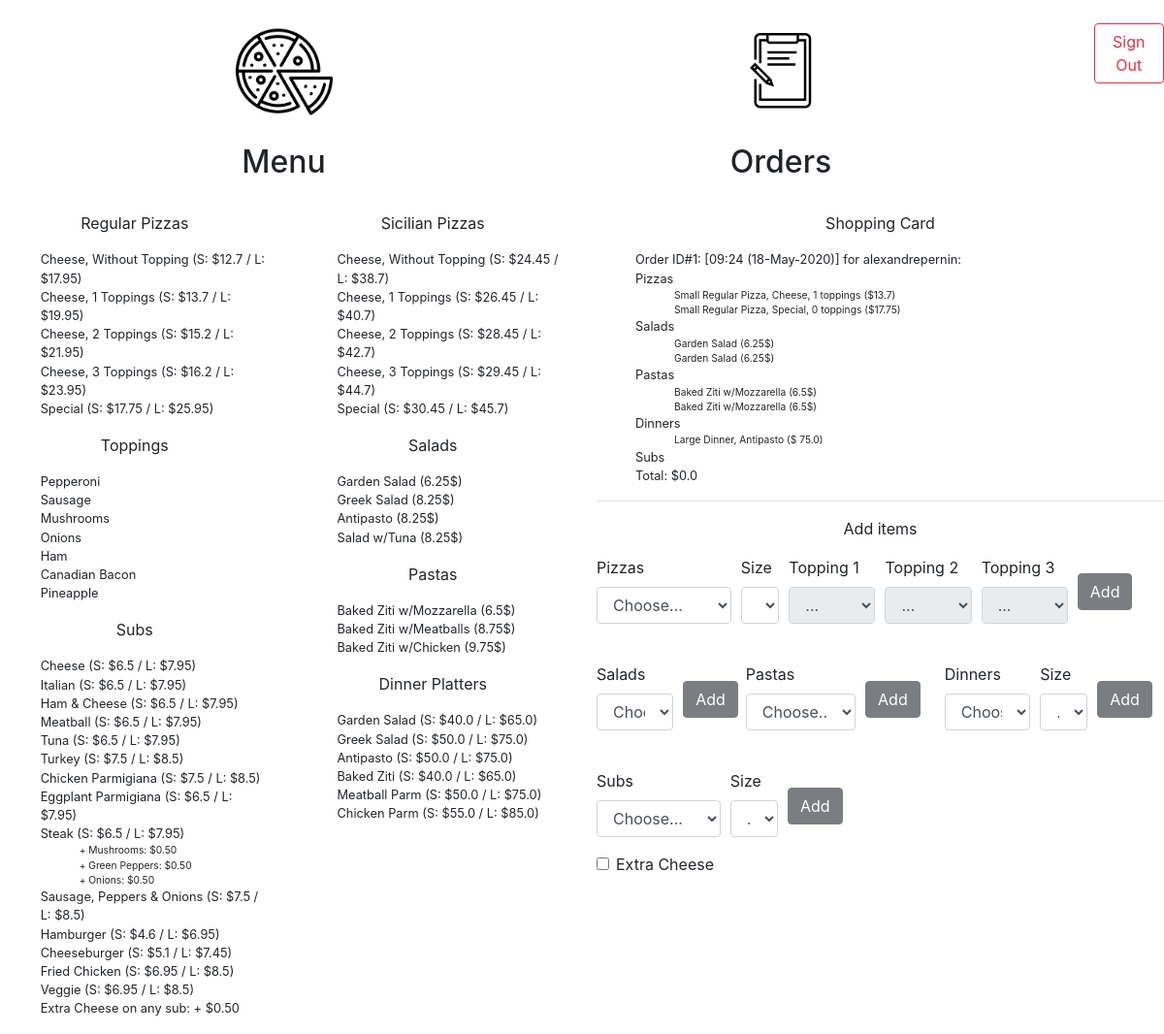
Before: / (signed in) with the older database file.
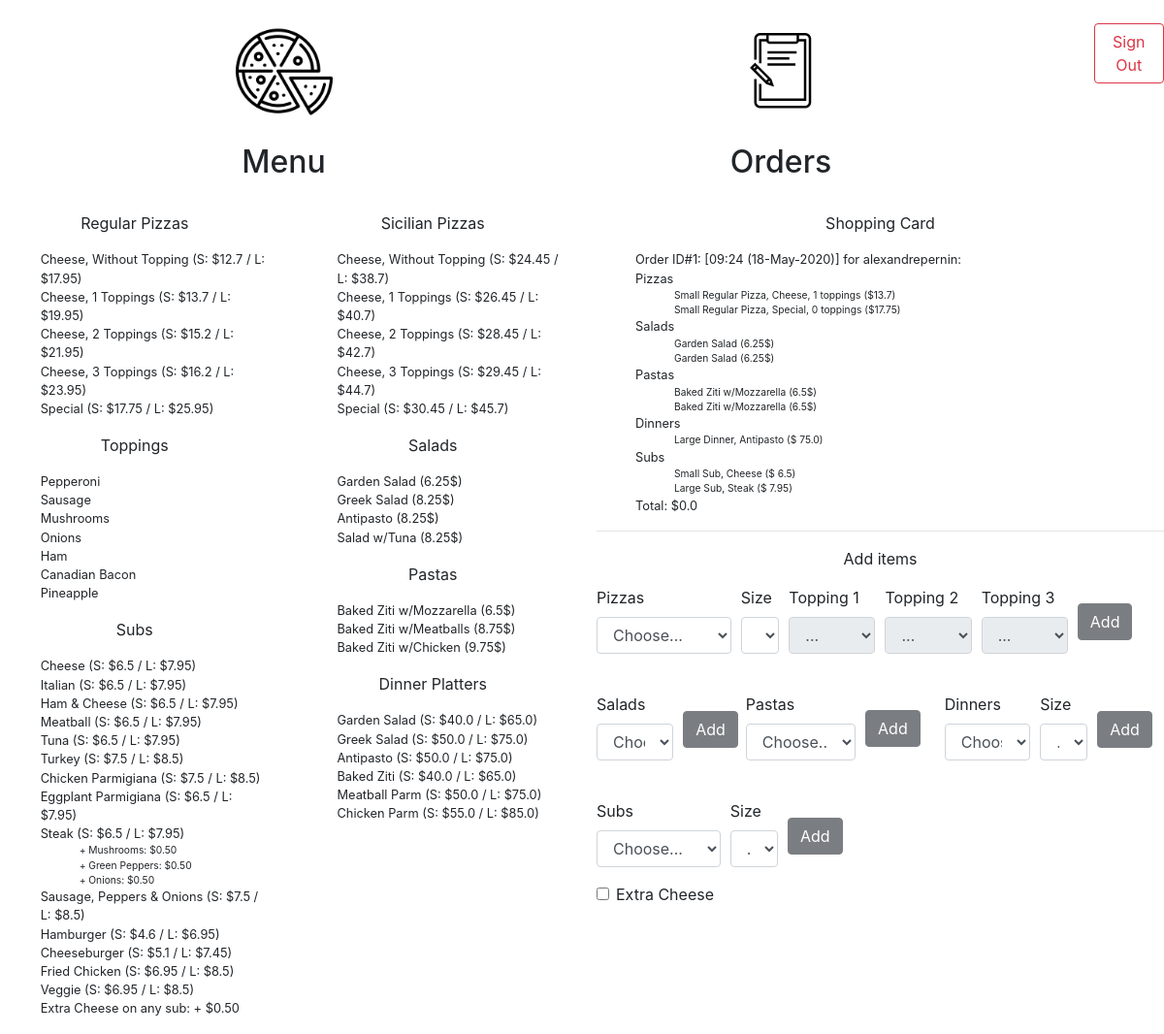
After: the same page with the newer database file.
### orders/models.py (models this page shows, shortened)
class Pizza(models.Model):
    type = models.CharField(max_length=8, choices=[('regular', 'Regular'), ('sicilian', 'Sicilian')], default='regular')
    name = models.CharField(max_length=7, choices=[('cheese', 'Cheese'), ('special', 'Special')], default='cheese')
    toppings_nb = models.IntegerField(default=0, choices=[(0,'No Topping'), (1,'1 Topping'), (2, '2 Topping'), (3,'3 Topping')])
    toppings = models.ManyToManyField(Topping, blank=True, related_name="pizzas")
    size = models.CharField(max_length=1,choices=[('S', 'Small'), ('L', 'Large')], default='S')
    price_small = models.FloatField(default=0)
    price_large = models.FloatField(default=0)
    menu = models.BooleanField(default=False)
    def __str__(self):
        if self.menu==True:
            return f"{self.type.capitalize()}, {self.name.capitalize()}, {self.toppings_nb} top. (S: ${self.price_small} / L: ${self.price_large})"
        else:
            if self.size=='S':
                return f"Small {self.type.capitalize()} Pizza, {self.name.capitalize()}, {self.toppings_nb} toppings (${self.price_small})"
            else:
                return f"Large {self.type.capitalize()} Pizza, {self.name.capitalize()}, {self.toppings_nb} toppings (${self.price_large})"

class Topping(models.Model):
    name = models.CharField(max_length=64)
    def __str__(self):
        return "{}".format(self.name)

class Sub(models.Model):
    name = models.CharField(max_length=64)
    size = models.CharField(max_length=1,choices=[('S', 'Small'), ('L', 'Large')], default='S')
    price_small = models.FloatField(default=0)
    price_large = models.FloatField(default=0)
    menu = models.BooleanField(default=False)
    extra_cheese = models.BooleanField(default=False)
    extras = models.ManyToManyField(SubExtra, blank=True, related_name="subs")
    def __str__(self):
        if self.menu==True:
            return f"{self.name} (S: ${self.price_small} / L: ${self.price_large})"
        else:
            if self.size=="S":
                return f"Small Sub, {self.name} ($ {self.price_small})"
            else:
                return f"Large Sub, {self.name} ($ {self.price_large})"

class SubExtra(models.Model):
    name = models.CharField(max_length=64)
    def __str__(self):
        return "{}".format(self.name)

class Salad(models.Model):
    name = models.CharField(max_length=64)
    price = models.FloatField()
    menu = models.BooleanField(default=False)
    def __str__(self):
        return "{} ({}$)".format(self.name, self.price)

class Pasta(models.Model):
    name = models.CharField(max_length=64)
    price = models.FloatField()
    menu = models.BooleanField(default=False)
    def __str__(self):
        return "{} ({}$)".format(self.name, self.price)

class Dinner(models.Model):
    name = models.CharField(max_length=64)
    size = models.CharField(max_length=1,choices=[('S', 'Small'), ('L', 'Large')], default='S')
    price_small = models.FloatField(default=0)
    price_large = models.FloatField(default=0)
    menu = models.BooleanField(default=False)
    def __str__(self):
        if self.menu==True:
            return f"{self.name} (S: ${self.price_small} / L: ${self.price_large})"
        else:
            if self.size=="S":
                return f"Small Dinner, {self.name} ($ {self.price_small})"
            else:
                return f"Large Dinner, {self.name} ($ {self.price_large})"

class Order(models.Model):
    user = models.ForeignKey(User, on_delete=models.CASCADE)
    pizzas = models.ManyToManyField(Pizza, blank=True, related_name="orders")
    salads = models.ManyToManyField(Salad, blank=True, related_name="orders")
    pastas = models.ManyToManyField(Pasta, blank=True, related_name="orders")
    dinners = models.ManyToManyField(Dinner, blank=True, related_name="orders")
    subs = models.ManyToManyField(Sub, blank=True, related_name="orders")
    created = models.DateTimeField(auto_now_add=True)
    validated = models.BooleanField(default=False)
    total = models.FloatField(default=0)
    def __str__(self):
        date=self.created.strftime("%H:%M (%d-%b-%Y)")
        return f"Order ID#{self.id}: [{date}] for {self.user.username}"

### orders/views.py (the view)
# urls.py: path("", views.index, name="index"),
def index(request):
    if not request.user.is_authenticated:
        return render(request, "orders/login.html", {"message": None})
    context = {
        "user": request.user,
        "Pizzas": Pizza.objects.filter(menu=True),
        "Toppings": Topping.objects.all(),
        "SubExtras": SubExtra.objects.all(),
        "Salads": Salad.objects.filter(menu=True),
        "Pastas": Pasta.objects.filter(menu=True),
        "Dinners": Dinner.objects.filter(menu=True),
        "Subs": Sub.objects.filter(menu=True),
        "Orders": Order.objects.filter(validated=False, user=request.user)
    }
    logger.error("Processing code for index")
    return render(request, "orders/index.html", context)

### orders/templates/orders/index.html (shortened to what this page needs)
{% extends "orders/base.html" %}
{% block menu_left %}
<p class="text-center"> Regular Pizzas </p>
<ul class="padded">
  {% for pizza in Pizzas %}
    {% if pizza.type == "regular" %}
      {% if pizza.name == "special" %}
        <li style="text-transform:capitalize;"> {{pizza.name}} (S: ${{pizza.price_small}} / L: ${{pizza.price_large}}) </li>
      {% endif %}
      {% if pizza.name == "cheese" %}
        {% if pizza.toppings_nb == 0 %}
          <li style="text-transform:capitalize;"> {{pizza.name}}, without topping (S: ${{pizza.price_small}} / L: ${{pizza.price_large}}) </li>
        {% endif %}
        {% if pizza.toppings_nb > 0 %}
          <li style="text-transform:capitalize;"> {{pizza.name}}, {{pizza.toppings_nb}} toppings (S: ${{pizza.price_small}} / L: ${{pizza.price_large}}) </li>
        {% endif %}
      {% endif %}
    {% endif %}
  {% endfor %}
</ul>
<p class="text-center"> Toppings </p>
<ul class="padded">
  {% for topping in Toppings %}
  <li> {{topping}} </li>
  {% endfor %}
</ul>
<p class="text-center"> Subs </p>
<ul class="padded">
  {% for sub in Subs %}
    {% if sub.name == "Steak" %}
      <li> {{sub}} </li>
      <ul>
        {% for extra in SubExtras %}
        <li>+ {{extra.name}}: $0.50</li>
        {% endfor %}
      </ul>
    {% else %}
      <li> {{sub}} </li>
    {% endif %}
  {% endfor %}
  <li> Extra Cheese on any sub: + $0.50 </li>
</ul>
{% endblock %}
{% block menu_right %}
<p class="text-center"> Sicilian Pizzas </p>
<ul>
  {% for pizza in Pizzas %}
    {% if pizza.type == "sicilian" %}
      {% if pizza.name == "special" %}
        <li style="text-transform:capitalize;"> {{pizza.name}} (S: ${{pizza.price_small}} / L: ${{pizza.price_large}}) </li>
      {% endif %}
      {% if pizza.name == "cheese" %}
        {% if pizza.toppings_nb == 0 %}
          <li style="text-transform:capitalize;"> {{pizza.name}}, without topping (S: ${{pizza.price_small}} / L: ${{pizza.price_large}}) </li>
        {% endif %}
        {% if pizza.toppings_nb > 0 %}
          <li style="text-transform:capitalize;"> {{pizza.name}}, {{pizza.toppings_nb}} toppings (S: ${{pizza.price_small}} / L: ${{pizza.price_large}}) </li>
        {% endif %}
      {% endif %}
    {% endif %}
  {% endfor %}
</ul>
<p class="text-center"> Salads </p>
<ul>
  {% for salad in Salads %}
  <li> {{salad}} </li>
  {% endfor %}
</ul>
<p class="text-center"> Pastas </p>
<ul>
  {% for pasta in Pastas %}
  <li> {{pasta}} </li>
  {% endfor %}
</ul>
<p class="text-center"> Dinner Platters </p>
<ul>
  {% for dinner in Dinners %}
  <li> {{dinner}} </li>
  {% endfor %}
</ul>
{% endblock %}
{% block choice %}
<p class="text-center"> Shopping Card </p>
<ul>
  {% for order in Orders %}
  <li> {{order}}: </li>
  <li> Pizzas </li>
  <ul>
    {% for pizza in order.pizzas.all %}
    <li> {{pizza}} </li>
    {% endfor %}
  </ul>
  <li> Salads </li>
  <ul>
    {% for salad in order.salads.all %}
    <li> {{salad}} </li>
    {% endfor %}
  </ul>
  <li> Pastas </li>
  <ul>
    {% for pasta in order.pastas.all %}
    <li> {{pasta}} </li>
    {% endfor %}
  </ul>
  <li> Dinners </li>
  <ul>
    {% for dinner in order.dinners.all %}
    <li> {{dinner}} </li>
    {% endfor %}
  </ul>
  <li> Subs </li>
  <ul>
    {% for sub in order.subs.all %}
    <li> {{sub}} </li>
    {% endfor %}
  </ul>
  <li> Total: ${{order.total}} </li>
  {% endfor %}
</ul>
<hr>
<p class="text-center"> Add items </p>
<form id="pizza_form" method="post">
  <div class="form-row">
    <div class="form-group col-md-3">
      <label for="inputState">Pizzas</label>
      <select id="pizza" class="form-control" onchange="enablePizzaOrder('pizza', 'pizza_size', 'pizza_button')">
        <option value="0" selected>Choose...</option>
      </select>
    </div>
    <div class="form-group col-md-1">
      <label for="inputState">Size</label>
      <select id="pizza_size" class="form-control" onchange="enablePizzaOrder('pizza', 'pizza_size', 'pizza_button')">
        <option value="0" selected>...</option>
      </select>
    </div>
    <div class="form-group col-md-2">
      <label for="inputState">Topping 1</label>
      <select id="pizza_top1" class="form-control" disabled>
        <option value="0" selected>...</option>
      </select>
    </div>
    <div class="form-group col-md-2">
      <label for="inputState">Topping 2</label>
      <select id="pizza_top2" class="form-control" disabled>
        <option value="0" selected>...</option>
      </select>
    </div>
    <div class="form-group col-md-2">
      <label for="inputState">Topping 3</label>
      <select id="pizza_top3" class="form-control" disabled>
        <option value="0" selected>...</option>
      </select>
    </div>
    <div class="form-group col-md-2" style="padding-top:3%;">
      <button id="pizza_button" type="submit" class="btn btn-dark" disabled>Add</button>
    </div>
    </div>
</form>
<br>
<div class="row">
  <div class="col-3">
    <form id="salad_form" method="post">
      <div class="form-row">
        <div class="form-group col-md-8">
          <label for="inputState">Salads</label>
          <select id="salad" class="form-control" onchange="enableSaladOrder(this)">
            <option value="0" selected>Choose...</option>
          </select>
        </div>
        <div class="form-group col-md-2" style="padding-top:14%;">
          <button id="salad_button" type="submit" class="btn btn-dark" disabled>Add</button>
        </div>
      </div>
    </form>
  </div>
  <div class="col-4">
    <form id="pasta_form" method="post">
      <div class="form-row">
        <div class="form-group col-md-8">
          <label for="inputState">Pastas</label>
          <select id="pasta" class="form-control" onchange="enablePastaOrder(this)">
            <option value="0" selected>Choose...</option>
          </select>
        </div>
        <div class="form-group col-md-2" style="padding-top:10%;">
          <button id="pasta_button" type="submit" class="btn btn-dark" disabled>Add</button>
        </div>
      </div>
    </form>
    </div>
    <div class="col-5">
      <form id="dinner_form" method="post">
        <div class="form-row">
          <div class="form-group col-md-5">
            <label for="inputState">Dinners</label>
            <select id="dinner" class="form-control" onchange="enableDinnerOrder('dinner', 'dinner_size', 'dinner_button')">
              <option value="0" selected>Choose...</option>
            </select>
          </div>
          <div class="form-group col-md-3">
            <label for="inputState">Size</label>
            <select id="dinner_size" class="form-control" onchange="enableDinnerOrder('dinner', 'dinner_size', 'dinner_button')">
              <option selected value="0">...</option>
            </select>
          </div>
          <div class="form-group col-md-2" style="padding-top:8%;">
            <button id="dinner_button" type="submit" class="btn btn-dark" disabled>Add</button>
          </div>
        </div>
      </form>
      </div>
</div>
<br>
<div class="row">
  <div class="col-5">
    <form id="sub_form" method="post">
      <div class="form-row">
        <div class="form-group col-md-7">
          <label for="inputState">Subs</label>
          <select id="sub" class="form-control" onchange="enableSubOrder('sub','sub_size', 'sub_button')">
            <option value="0" selected>Choose...</option>
          </select>
        </div>
        <div class="form-group col-md-3">
          <label for="inputState">Size</label>
          <select id="sub_size" class="form-control" onchange="enableSubOrder('sub','sub_size', 'sub_button')">
            <option value="0" selected>...</option>
          </select>
        </div>
        <div class="form-group col-md-2" style="padding-top:8%;">
          <button id="sub_button" type="submit" class="btn btn-dark" disabled>Add</button>
        </div>
        </div>
        <div class="form-check">
          <input class="form-check-input" type="checkbox" value="" id="ExtraCheese">
          <label class="form-check-label" for="defaultCheck2">Extra Cheese</label>
        </div>
    </form>
    </div>
</div>
{% endblock %}
{% block exit %}
<a href="{% url 'logout' %}" class="btn btn-outline-danger" role="button" aria-pressed="true"> Sign Out </a>
{% endblock %}

### orders/templates/orders/base.html (shortened to what this page needs)
{% load static %}
<!DOCTYPE html>
<html>
    <head>
        <link rel="stylesheet" href="https://stackpath.bootstrapcdn.com/bootstrap/4.4.1/css/bootstrap.min.css">
        <link rel="stylesheet" href="{% static 'orders/styles.css' %}">
    </head>
    <body>
      <br>
      <div class="row">
        <div class="col-1"></div>
        <div class="col-4">
          <img class="image_menu" src ="{% static "orders/pizzaicon.jpg" %}">
          <br>
          <h2 class="text-center"> Menu </h2>
        </div>
        <div class="col-1"></div>
        <div class="col-4">
          <img class="image_menu" src ="{% static "orders/ordericon.jpg" %}">
          <br>
          <h2 class="text-center">Orders</h2>
        </div>
        <div class="col-1"></div>
        <div class="col-1">{% block exit %} {% endblock %}</div>
      </div>
      <div class="row">
        <div class="col-3">
          <br>
          {% block menu_left %} {% endblock %}
        </div>
        <div class="col-3">
          <br>
          {% block menu_right %} {% endblock %}
        </div>
        <div class="col-6">
          <br>
          {% block choice %} {% endblock %}
        </div>
      </div>
    </body>
</html>

### orders/static/orders/styles.css (style rules this page uses)
.text-center { text-align: center; }
.image_menu { width:100px; -ms-interpolation-mode:bicubic; display: block; margin-left: auto; margin-right: auto; }
ul { list-style-type: none; font-size: 80%; }
.padded { padding-left:15%; }

Changed rows visible on the page:
added Sub: menu+size+name "Small Sub, Cheese ($ 6.5)"
added Sub: menu+size+name "Large Sub, Steak ($ 7.95)"
